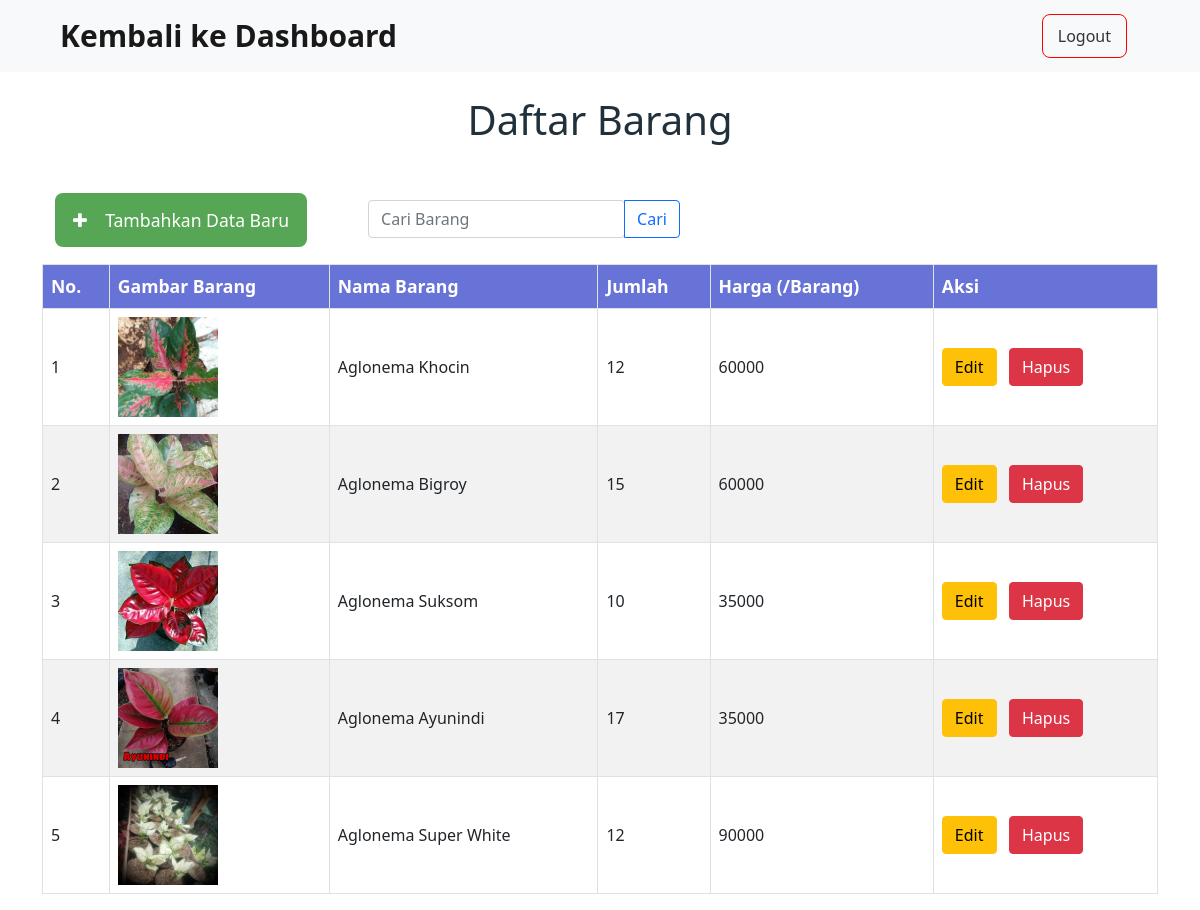
/barang/barang.php (signed in), run on the app's committed database.
### tables this page shows
CREATE TABLE `barang` (
  `kode_barang` int(11) NOT NULL,
  `nama` varchar(50) NOT NULL,
  `harga` int(11) NOT NULL,
  `gambar` varchar(255) NOT NULL,
  `jml_stok` int(11) NOT NULL
);

### functions.php (called while the page is built, shortened)
<?php
$conn = mysqli_connect("localhost", "root", "", "uts_12415");
function query($query) {
    global $conn;
    $result = mysqli_query($conn, $query);
    $rows = [];
    while ($row = mysqli_fetch_assoc($result)) {
        $rows[] = $row;
    }
    return $rows;
}

### barang/barang.php (the view, shortened to what this page needs)
<?php
    require '../functions.php';
    $produk = query("SELECT * FROM barang");
?>
<!DOCTYPE html>
<html lang="en">
<head>
    <link href="https://cdn.jsdelivr.net/npm/bootstrap@5.0.2/dist/css/bootstrap.min.css" rel="stylesheet">
    <link rel="stylesheet" href="https://cdnjs.cloudflare.com/ajax/libs/font-awesome/4.7.0/css/font-awesome.min.css">
</head>
<body>
    <nav class="navbar navbar-light bg-light">
        <div class="container-fluid">
            <h1><a class="navbar-brand mb-0 h1 px-5" style="font-size: 30px" href="../dashboard.php"><b>Kembali ke Dashboard</b></a></h1>
            <button class="btn me-5"><a href="../logout.php" class="btn-logout" style="color: #333; font-size: 16px; text-decoration:none; border: 1px solid red; padding: 10px 15px; border-radius: 8px;">Logout</a></button>
        </div>
    </nav>
    <br>
    <h1 class="text-center" style="color: #21313C;">Daftar Barang</h1>
    <br><br>
    <div class="container">
    <div class="d-flex">
        <button class="btn me-5"><a href="tambahBarang.php" class="btn-add" style="color: #fff; font-size: 1.1em; text-decoration:none; background-color: #56A656; padding: 15px 18px; border-radius: 8px;"><i class="fa fa-plus"></i>&nbsp;&nbsp;&nbsp;&nbsp;Tambahkan Data Baru</a></button>
        <form action="" method="POST">
            <div class="input-group">
                <input type="search" name="keyword" class="form-control rounded" placeholder="Cari Barang" aria-label="Search" aria-describedby="search-addon" autocomplete="off"/>
                <button type="submit" name="cari" class="btn btn-outline-primary">Cari</button>
            </div>
        </form>
    </div>
    <br>
    <table class="table table-bordered table-striped table-hover">
        <tr>
            <th>No.</th>
            <th>Gambar Barang</th>
            <th>Nama Barang</th>
            <th>Jumlah</th>
            <th>Harga (/Barang)</th>
            <th>Aksi</th>
        </tr>
        <?php $i = 1; ?>
        <?php foreach($produk as $row): ?>
        <tr>
            <td><?php echo $i; ?></td>
            <td><img src="imgBarang/<?php echo $row["gambar"] ?>" width="100px"></td>
            <td><?php echo $row["nama"]; ?></td>
            <td><?php echo $row["jml_stok"]; ?></td>
            <td><?php echo $row["harga"]; ?></td>
            <td>
                <a href="ubahBarang.php?id=<?php echo $row["kode_barang"]; ?>"><button type="button" class="btn btn-warning">Edit</button></a> &nbsp;
                <a href="hapusBarang.php?id=<?php echo $row["kode_barang"]; ?>" onclick="return confirm('Apakah yakin ingin menghapus data?');"><button type="button" class="btn btn-danger">Hapus</button></a>
            </td>
        </tr>
        <?php $i++; ?>
        <?php endforeach; ?>
    </table>
    </div>
</body>
</html>

### barang/barang.php (style rules this page uses)
tr th { background-color: #6C79E1 !important; color: white; font-size: 1.1em; }
tr td { vertical-align: middle; }

### data on the page
barang: gambar (picture), nama "Aglonema Khocin", jml_stok "12", harga "60000"
barang: gambar (picture), nama "Aglonema Bigroy", jml_stok "15", harga "60000"
barang: gambar (picture), nama "Aglonema Suksom", jml_stok "10", harga "35000"
barang: gambar (picture), nama "Aglonema Ayunindi", jml_stok "17", harga "35000"
barang: gambar (picture), nama "Aglonema Super White", jml_stok "12", harga "90000"
